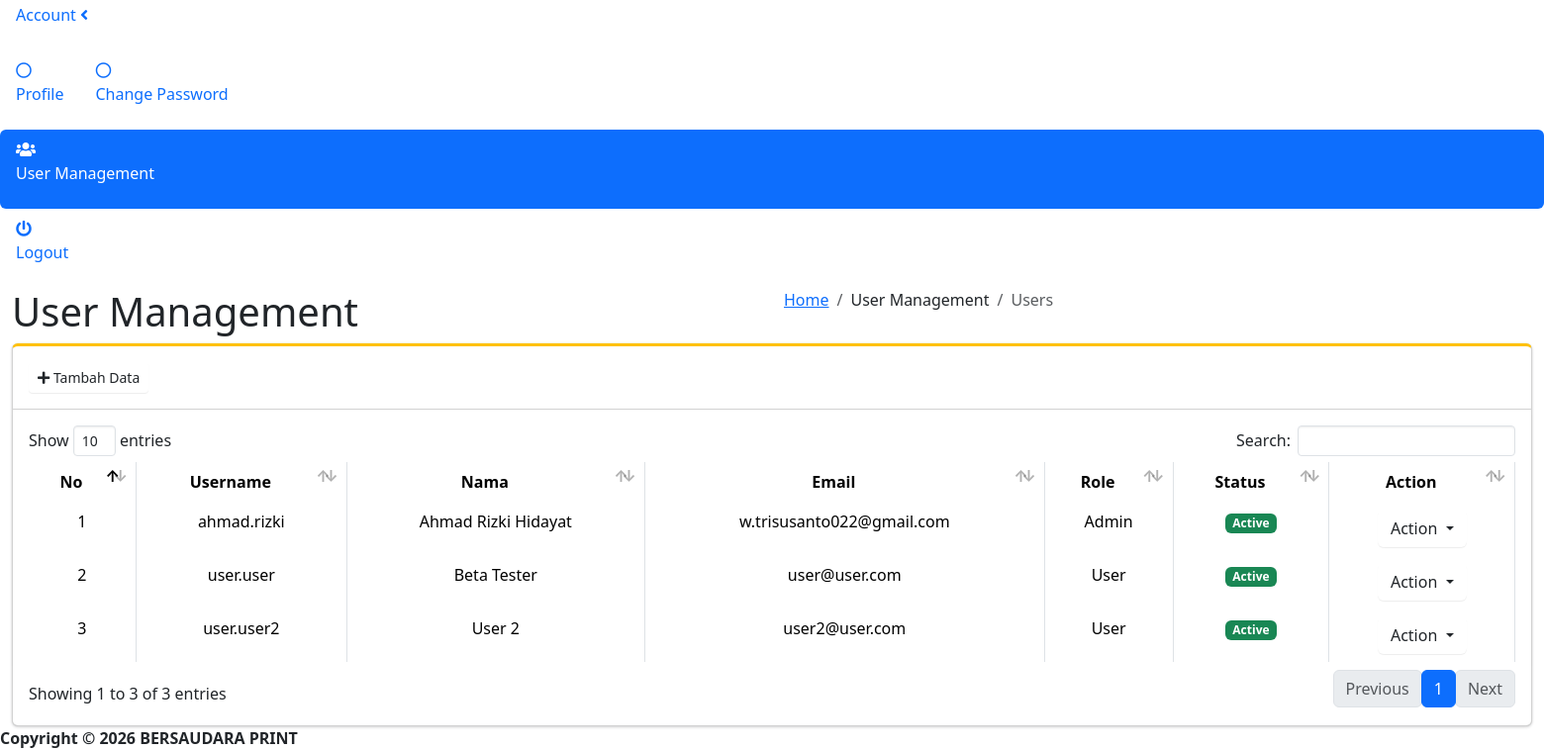
The app's page /user_management/users.php (signed in, lower part), older data.
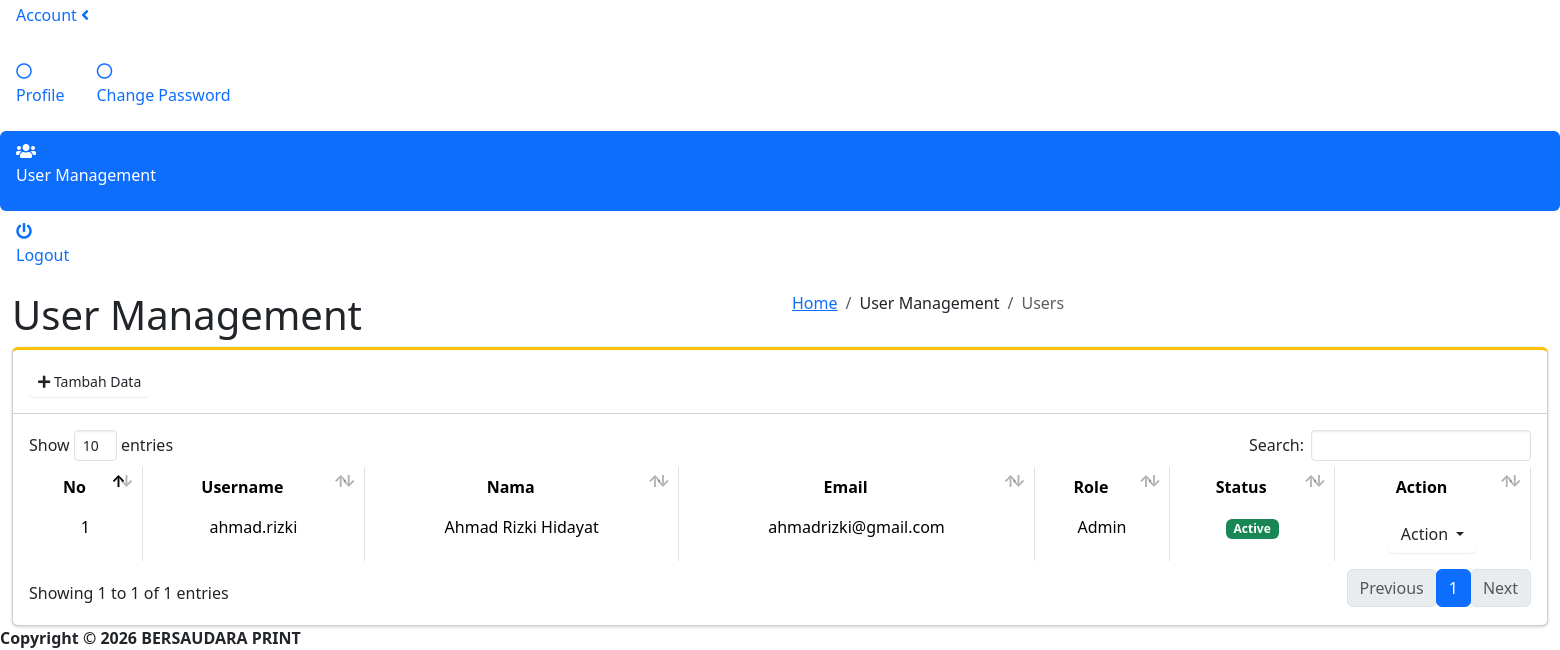
The same page, newer data.
### tables this page shows
CREATE TABLE `users` (
  `id` int(11) NOT NULL,
  `username` varchar(250) NOT NULL,
  `nama` varchar(250) NOT NULL,
  `email` varchar(250) NOT NULL,
  `password` varchar(250) NOT NULL,
  `role` varchar(50) NOT NULL,
  `status` enum('Aktif','Tidak Aktif') NOT NULL,
  `avatar` varchar(250) DEFAULT NULL
);

### functions.php (called while the page is built, shortened)
<?php
$db = mysqli_connect("localhost", "root", "", "dev-arh2");
function base_url($path = "")
{
    return BASEURL . $path;
}
function query($query)
{
    global $db;
    $result = mysqli_query($db, $query);
    if (stripos(trim($query), 'SELECT') === 0) {
        $rows = [];
        while ($row = mysqli_fetch_assoc($result)) {
            $rows[] = $row;
        }
        return $rows;
    }
    return true;
}

### user_management/users.php (the view, shortened to what this page needs)
<?php
$users = query("SELECT * FROM users");
require_once '../partials/header.php';
?>
<body class="hold-transition sidebar-mini layout-fixed layout-navbar-fixed layout-footer-fixed">
    <div class="wrapper">
        <?php require_once '../partials/sidebar.php'; ?>
        <div class="content-wrapper">
            <div class="content-header">
                <div class="container-fluid">
                    <div class="row mb-2">
                        <div class="col-sm-6">
                            <h1 class="m-0">User Management</h1>
                        </div>
                        <div class="col-sm-6">
                            <ol class="breadcrumb float-sm-right">
                                <li class="breadcrumb-item"><a href="<?= base_url('home') ?>">Home</a></li>
                                <li class="breadcrumb-item">User Management</li>
                                <li class="breadcrumb-item active">Users</li>
                            </ol>
                        </div>
                    </div>
                </div>
            </div>
            <div class="content">
                <div class="container-fluid">
                    <div class="row">
                        <div class="col">
                            <div class="card card-outline card-warning">
                                <div class="card-header">
                                    <h3 class="card-title"><a href="<?= base_url('user_management/add_user') ?>" class="btn btn-sm btn-block bg-gradient-warning"><i class="fas fa-plus"></i> Tambah Data</a></h3>
                                </div>
                                <div class="card-body table-responsive">
                                    <table id="example2" class="table table-bordered table-hover">
                                        <thead>
                                            <tr>
                                                <th class="text-center">No</th>
                                                <th class="text-center">Username</th>
                                                <th class="text-center">Nama</th>
                                                <th class="text-center">Email</th>
                                                <th class="text-center">Role</th>
                                                <th class="text-center">Status</th>
                                                <th class="text-center">Action</th>
                                            </tr>
                                        </thead>
                                        <tbody>
                                            <?php foreach ($users as $i => $row) : ?>
                                                <tr>
                                                    <td class="text-center"><?= $i + 1; ?></td>
                                                    <td class="text-center"><?= htmlspecialchars($row["username"]); ?></td>
                                                    <td class="text-center"><?= htmlspecialchars($row["nama"]); ?></td>
                                                    <td class="text-center"><?= htmlspecialchars($row["email"]); ?></td>
                                                    <td class="text-center"><?= htmlspecialchars($row["role"]); ?></td>
                                                    <?php if (htmlspecialchars($row["status"]) == "Aktif") : ?>
                                                        <td class="text-center"><span class="badge bg-success">Active</span></td>
                                                    <?php else : ?>
                                                        <td class="text-center"><span class="badge bg-danger">Not active</span></td>
                                                    <?php endif; ?>
                                                    <td class="text-center">
                                                        <div class="dropdown">
                                                            <button class="btn dropdown-toggle" type="button" id="dropdownMenuButton1" data-toggle="dropdown" aria-expanded="false">
                                                                Action
                                                            </button>
                                                        </div>
                                                    </td>
                                                </tr>
                                            <?php endforeach; ?>
                                        </tbody>
                                    </table>
                                </div>
                            </div>
                        </div>
                    </div>
                </div>
            </div>
        </div>
        <?php require_once '../partials/footer.php';  ?>
    </div>
</body>
</html>

### partials/header.php (shortened to what this page needs)
<!DOCTYPE html>
<html lang="en">
<head>
    <link rel="stylesheet" href="<?= base_url('assets/plugins/fontawesome-free/css/all.min.css') ?>">
    <link rel="stylesheet" href="<?= base_url('assets/plugins/datatables-bs4/css/dataTables.bootstrap4.min.css') ?>">
    <link rel="stylesheet" href="<?= base_url('assets/plugins/datatables-responsive/css/responsive.bootstrap4.min.css') ?>">
    <link rel="stylesheet" href="<?= base_url('assets/plugins/datatables-buttons/css/buttons.bootstrap4.min.css') ?>">
    <link rel="stylesheet" href="<?= base_url('assets/plugins/daterangepicker/daterangepicker.css') ?>">
    <link rel="stylesheet" href="<?= base_url('assets/plugins/toastr/toastr.min.css') ?>">
    <link rel="stylesheet" href="<?= base_url('assets/plugins/tempusdominus-bootstrap-4/css/tempusdominus-bootstrap-4.min.css') ?>">
    <link rel="stylesheet" href="<?= base_url('assets/plugins/select2/css/select2.min.css') ?>">
    <link rel="stylesheet" href="<?= base_url('assets/plugins/dropzone/min/dropzone.min.css') ?>">
    <link rel="stylesheet" href="<?= base_url('assets/plugins/select2-bootstrap4-theme/select2-bootstrap4.min.css ') ?>">
    <link rel="stylesheet" href="<?= base_url('assets/dist/css/adminlte.min.css ') ?>">
    <link rel="stylesheet" href="<?= base_url('assets/plugins/icheck-bootstrap/icheck-bootstrap.min.css') ?>">
</head>

### partials/sidebar.php (shortened to what this page needs)
<?php
function currentPath()
{
    return trim(parse_url($_SERVER['REQUEST_URI'], PHP_URL_PATH), '/');
}
function isModule($module)
{
    return strpos(currentPath(), $module) !== false;
}
function pathContains($paths = [])
{
    $current = currentPath();
    foreach ($paths as $path) {
        if (strpos($current, $path) !== false) {
            return true;
        }
    }
    return false;
}
?>
<aside class="main-sidebar sidebar-dark-primary elevation-4">
    <div class="sidebar">
        <nav class="mt-2">
            <ul class="nav nav-pills nav-sidebar flex-column" data-widget="treeview" role="menu" data-accordion="false">
                <li class="nav-item has-treeview <?= isModule('account') ? 'menu-open' : '' ?>">
                    <a href="#" class="nav-link <?= isModule('account') ? 'active' : '' ?>">
                        <p>
                            Account
                            <i class="fas fa-angle-left right"></i>
                        </p>
                    </a>
                    <ul class="nav nav-treeview">
                        <li class="nav-item">
                            <a href="<?= base_url('account/profile') ?>"
                                class="nav-link
                                <?= pathContains([
                                    'account/profile'
                                ]) ? 'active' : '' ?>">
                                <i class="far fa-circle nav-icon"></i>
                                <p>Profile</p>
                            </a>
                        </li>
                        <li class="nav-item">
                            <a href="<?= base_url('account/change_password') ?>"
                                class="nav-link
                                <?= pathContains([
                                    'account/change_password'
                                ]) ? 'active' : '' ?>">
                                <i class="far fa-circle nav-icon"></i>
                                <p>Change Password</p>
                            </a>
                        </li>
                    </ul>
                </li>
                <li class="nav-item">
                    <a href="<?= base_url('user_management/users') ?>"
                        class="nav-link
                                <?= pathContains([
                                    'user_management/users',
                                    'user_management/add_user',
                                    'user_management/edit'
                                ]) ? 'active' : '' ?>">
                        <i class="nav-icon fas fa-users"></i>
                        <p>User Management</p>
                    </a>
                </li>
                <li class="nav-item">
                    <a href="<?= base_url('logout') ?>" class="nav-link" id="btnLogout">
                        <i class="nav-icon fas fa-power-off"></i>
                        <p>Logout</p>
                    </a>
                </li>
            </ul>
        </nav>
    </div>
</aside>

### partials/footer.php (shortened to what this page needs)
<footer class="main-footer">
    <strong>Copyright &copy; <?php echo date('Y', strtotime('now')); ?> BERSAUDARA PRINT</strong>
</footer>

### partials/header.php (style rules this page uses)
.table th, .table td { white-space: nowrap; }

Row changes from the older to the newer data that the page shows:
removed users: username "user.user", nama "Beta Tester", email "user@user.com", role "User", status "Active"
removed users: username "user.user2", nama "User 2", email "user2@user.com", role "User", status "Active"
changed users "ahmad.rizki": email "w.trisusanto022@gmail.com" → "ahmadrizki@gmail.com"
Text that changed along with them:
text written by a page script: "Show entries Search: Showing 1 to 3 of 3 entries Previous 1 Next" → "Show entries Search: Showing 1 to 1 of 1 entries Previous 1 Next"
